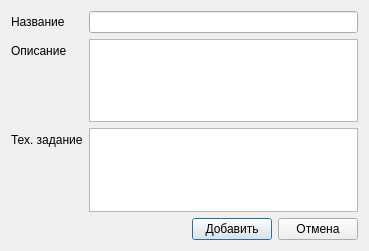
<?xml version="1.0" encoding="UTF-8"?>
<ui version="4.0">
 <class>addOrder</class>
 <widget class="QDialog" name="addOrder">
  <property name="geometry">
   <rect>
    <x>0</x>
    <y>0</y>
    <width>369</width>
    <height>251</height>
   </rect>
  </property>
  <property name="windowTitle">
   <string>addOrder</string>
  </property>
  <layout class="QVBoxLayout" name="verticalLayout" stretch="1,0">
   <item>
    <layout class="QFormLayout" name="formLayout">
     <item row="0" column="0">
      <widget class="QLabel" name="label">
       <property name="text">
        <string>Название</string>
       </property>
      </widget>
     </item>
     <item row="0" column="1">
      <widget class="QLineEdit" name="project_name"/>
     </item>
     <item row="1" column="0">
      <widget class="QLabel" name="label_2">
       <property name="text">
        <string>Описание</string>
       </property>
      </widget>
     </item>
     <item row="2" column="0">
      <widget class="QLabel" name="label_3">
       <property name="text">
        <string>Тех. задание</string>
       </property>
      </widget>
     </item>
     <item row="1" column="1">
      <widget class="QTextEdit" name="description"/>
     </item>
     <item row="2" column="1">
      <widget class="QTextEdit" name="tech_task"/>
     </item>
    </layout>
   </item>
   <item>
    <layout class="QHBoxLayout" name="horizontalLayout">
     <item>
      <spacer name="horizontalSpacer">
       <property name="orientation">
        <enum>Qt::Horizontal</enum>
       </property>
       <property name="sizeHint" stdset="0">
        <size>
         <width>40</width>
         <height>20</height>
        </size>
       </property>
      </spacer>
     </item>
     <item>
      <widget class="QPushButton" name="pushButton">
       <property name="text">
        <string>Добавить</string>
       </property>
      </widget>
     </item>
     <item>
      <widget class="QPushButton" name="pushButton_2">
       <property name="text">
        <string>Отмена</string>
       </property>
      </widget>
     </item>
    </layout>
   </item>
  </layout>
 </widget>
 <resources/>
 <connections>
  <connection>
   <sender>pushButton</sender>
   <signal>clicked()</signal>
   <receiver>addOrder</receiver>
   <slot>accept()</slot>
   <hints>
    <hint type="sourcelabel">
     <x>229</x>
     <y>146</y>
    </hint>
    <hint type="destinationlabel">
     <x>184</x>
     <y>92</y>
    </hint>
   </hints>
  </connection>
  <connection>
   <sender>pushButton_2</sender>
   <signal>clicked()</signal>
   <receiver>addOrder</receiver>
   <slot>reject()</slot>
   <hints>
    <hint type="sourcelabel">
     <x>316</x>
     <y>146</y>
    </hint>
    <hint type="destinationlabel">
     <x>184</x>
     <y>92</y>
    </hint>
   </hints>
  </connection>
 </connections>
</ui>
